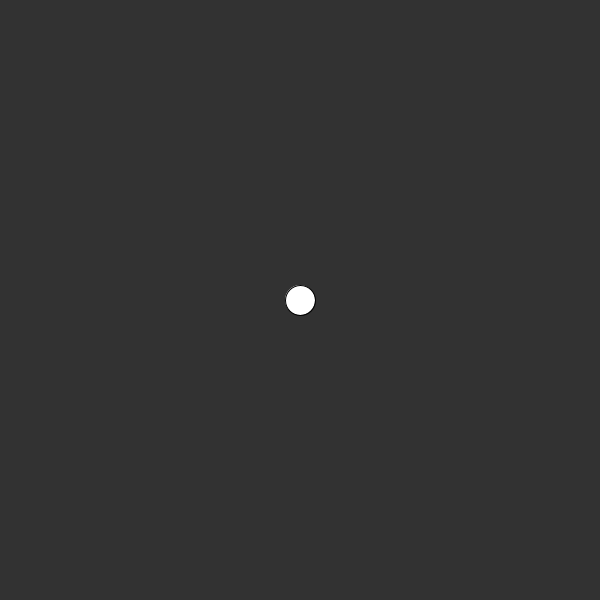
Frame 1 (no input)
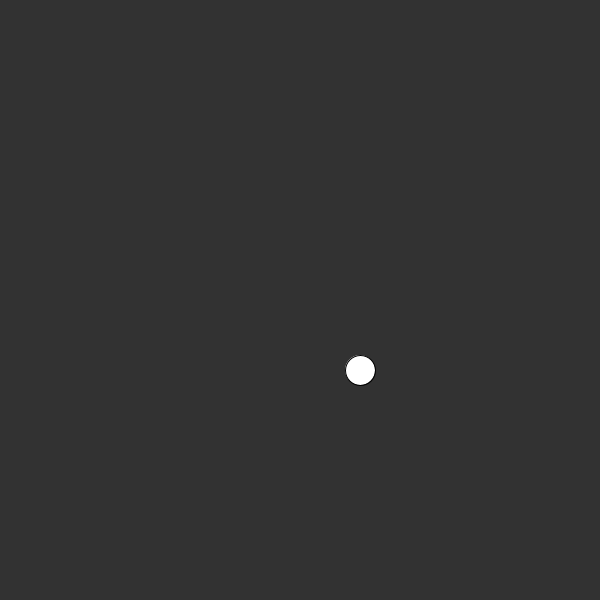
Frame 60 (the mouse pressed at the canvas centre just before this capture)
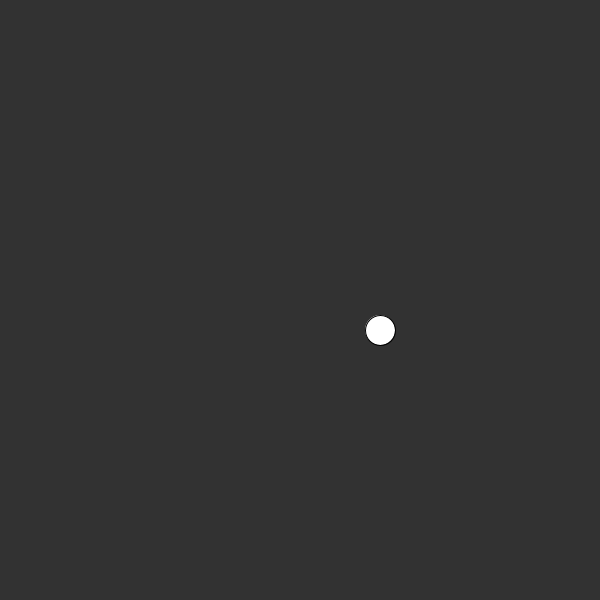
Frame 120 (the mouse held since frame 60 and released just before this capture)

The Processing sketch that drew these frames (run headless with seeded random() and noise(); from frame 60 on, the mouse is pressed at the canvas centre):

// Processing sketch: Question3
// ── Question3.pde
int xPos;
int yPos;

int delta = 10;

void setup() {
  size(600, 600);
  xPos = width/2;
  yPos = height/2;
  frameRate(10);
}

void draw() {
  background(50);
  ellipse(xPos, yPos, 30, 30);

  float r = random(0,1);
  
     switch (floor(random(0, 4))) {
      case 0:
        xPos += delta;
        break;
      case 1:
        xPos -= delta;
        break;
      case 2:
        yPos += delta;
        break;
      case 3:
        yPos -= delta;
        break;
    }
  
}
  
  

//  if (r < .25) {
//    xPos += 10;
//  } else if (r >= .25) {
//    xPos -= 10;
//  }

//  if (r <.25) {
//    yPos += 10;
//  } else if (r >= .25){
//    yPos -= 10;
//  }
//} 
